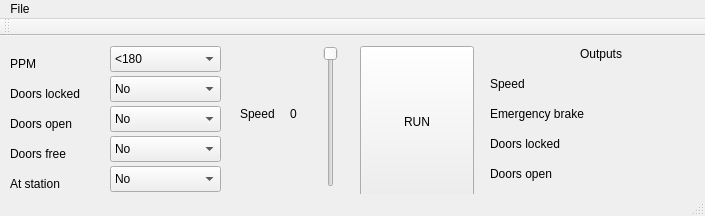
<?xml version="1.0" encoding="UTF-8"?>
<ui version="4.0">
 <class>MainWindow</class>
 <widget class="QMainWindow" name="MainWindow">
  <property name="geometry">
   <rect>
    <x>0</x>
    <y>0</y>
    <width>705</width>
    <height>216</height>
   </rect>
  </property>
  <property name="minimumSize">
   <size>
    <width>705</width>
    <height>216</height>
   </size>
  </property>
  <property name="maximumSize">
   <size>
    <width>705</width>
    <height>216</height>
   </size>
  </property>
  <property name="windowTitle">
   <string>Fixing the Trains</string>
  </property>
  <property name="unifiedTitleAndToolBarOnMac">
   <bool>false</bool>
  </property>
  <widget class="QWidget" name="centralWidget">
   <widget class="QSlider" name="speed">
    <property name="geometry">
     <rect>
      <x>320</x>
      <y>10</y>
      <width>21</width>
      <height>141</height>
     </rect>
    </property>
    <property name="cursor">
     <cursorShape>ClosedHandCursor</cursorShape>
    </property>
    <property name="autoFillBackground">
     <bool>false</bool>
    </property>
    <property name="maximum">
     <number>55</number>
    </property>
    <property name="singleStep">
     <number>1</number>
    </property>
    <property name="orientation">
     <enum>Qt::Vertical</enum>
    </property>
    <property name="invertedAppearance">
     <bool>true</bool>
    </property>
    <property name="tickInterval">
     <number>5</number>
    </property>
   </widget>
   <widget class="QComboBox" name="PPM">
    <property name="geometry">
     <rect>
      <x>110</x>
      <y>10</y>
      <width>111</width>
      <height>26</height>
     </rect>
    </property>
    <item>
     <property name="text">
      <string>&lt;180</string>
     </property>
    </item>
    <item>
     <property name="text">
      <string>180</string>
     </property>
    </item>
    <item>
     <property name="text">
      <string>270</string>
     </property>
    </item>
    <item>
     <property name="text">
      <string>420</string>
     </property>
    </item>
   </widget>
   <widget class="QComboBox" name="door_lock">
    <property name="geometry">
     <rect>
      <x>110</x>
      <y>40</y>
      <width>111</width>
      <height>26</height>
     </rect>
    </property>
    <item>
     <property name="text">
      <string>No</string>
     </property>
    </item>
    <item>
     <property name="text">
      <string>Yes</string>
     </property>
    </item>
   </widget>
   <widget class="QLabel" name="label">
    <property name="geometry">
     <rect>
      <x>10</x>
      <y>20</y>
      <width>62</width>
      <height>16</height>
     </rect>
    </property>
    <property name="text">
     <string>PPM</string>
    </property>
   </widget>
   <widget class="QLabel" name="label_2">
    <property name="geometry">
     <rect>
      <x>10</x>
      <y>50</y>
      <width>91</width>
      <height>16</height>
     </rect>
    </property>
    <property name="text">
     <string>Doors locked</string>
    </property>
   </widget>
   <widget class="QComboBox" name="door_open">
    <property name="geometry">
     <rect>
      <x>110</x>
      <y>70</y>
      <width>111</width>
      <height>26</height>
     </rect>
    </property>
    <item>
     <property name="text">
      <string>No</string>
     </property>
    </item>
    <item>
     <property name="text">
      <string>Yes</string>
     </property>
    </item>
   </widget>
   <widget class="QLabel" name="label_3">
    <property name="geometry">
     <rect>
      <x>10</x>
      <y>80</y>
      <width>91</width>
      <height>16</height>
     </rect>
    </property>
    <property name="text">
     <string>Doors open</string>
    </property>
   </widget>
   <widget class="QComboBox" name="door_free">
    <property name="geometry">
     <rect>
      <x>110</x>
      <y>100</y>
      <width>111</width>
      <height>26</height>
     </rect>
    </property>
    <item>
     <property name="text">
      <string>No</string>
     </property>
    </item>
    <item>
     <property name="text">
      <string>Yes</string>
     </property>
    </item>
   </widget>
   <widget class="QLabel" name="label_4">
    <property name="geometry">
     <rect>
      <x>10</x>
      <y>110</y>
      <width>91</width>
      <height>16</height>
     </rect>
    </property>
    <property name="text">
     <string>Doors free</string>
    </property>
   </widget>
   <widget class="QComboBox" name="station">
    <property name="geometry">
     <rect>
      <x>110</x>
      <y>130</y>
      <width>111</width>
      <height>26</height>
     </rect>
    </property>
    <item>
     <property name="text">
      <string>No</string>
     </property>
    </item>
    <item>
     <property name="text">
      <string>Yes</string>
     </property>
    </item>
   </widget>
   <widget class="QLabel" name="label_5">
    <property name="geometry">
     <rect>
      <x>10</x>
      <y>140</y>
      <width>91</width>
      <height>16</height>
     </rect>
    </property>
    <property name="text">
     <string>At station</string>
    </property>
   </widget>
   <widget class="QLabel" name="label_6">
    <property name="geometry">
     <rect>
      <x>240</x>
      <y>70</y>
      <width>41</width>
      <height>16</height>
     </rect>
    </property>
    <property name="text">
     <string>Speed</string>
    </property>
   </widget>
   <widget class="QLabel" name="speed_val">
    <property name="geometry">
     <rect>
      <x>290</x>
      <y>70</y>
      <width>21</width>
      <height>16</height>
     </rect>
    </property>
    <property name="text">
     <string>0</string>
    </property>
   </widget>
   <widget class="QPushButton" name="run_button">
    <property name="geometry">
     <rect>
      <x>360</x>
      <y>10</y>
      <width>114</width>
      <height>151</height>
     </rect>
    </property>
    <property name="text">
     <string>RUN</string>
    </property>
   </widget>
   <widget class="QLabel" name="label_7">
    <property name="geometry">
     <rect>
      <x>490</x>
      <y>40</y>
      <width>111</width>
      <height>16</height>
     </rect>
    </property>
    <property name="text">
     <string>Speed</string>
    </property>
   </widget>
   <widget class="QLabel" name="label_8">
    <property name="geometry">
     <rect>
      <x>490</x>
      <y>70</y>
      <width>111</width>
      <height>16</height>
     </rect>
    </property>
    <property name="text">
     <string>Emergency brake</string>
    </property>
   </widget>
   <widget class="QLabel" name="label_9">
    <property name="geometry">
     <rect>
      <x>490</x>
      <y>100</y>
      <width>111</width>
      <height>16</height>
     </rect>
    </property>
    <property name="text">
     <string>Doors locked</string>
    </property>
   </widget>
   <widget class="QLabel" name="label_10">
    <property name="geometry">
     <rect>
      <x>490</x>
      <y>130</y>
      <width>121</width>
      <height>16</height>
     </rect>
    </property>
    <property name="text">
     <string>Doors open</string>
    </property>
   </widget>
   <widget class="QLabel" name="brake_out">
    <property name="geometry">
     <rect>
      <x>620</x>
      <y>70</y>
      <width>62</width>
      <height>16</height>
     </rect>
    </property>
    <property name="text">
     <string/>
    </property>
   </widget>
   <widget class="QLabel" name="speed_out">
    <property name="geometry">
     <rect>
      <x>620</x>
      <y>40</y>
      <width>62</width>
      <height>16</height>
     </rect>
    </property>
    <property name="text">
     <string/>
    </property>
   </widget>
   <widget class="QLabel" name="open_out">
    <property name="geometry">
     <rect>
      <x>620</x>
      <y>130</y>
      <width>62</width>
      <height>16</height>
     </rect>
    </property>
    <property name="text">
     <string/>
    </property>
   </widget>
   <widget class="QLabel" name="lock_out">
    <property name="geometry">
     <rect>
      <x>620</x>
      <y>100</y>
      <width>62</width>
      <height>16</height>
     </rect>
    </property>
    <property name="text">
     <string/>
    </property>
   </widget>
   <widget class="QLabel" name="label_11">
    <property name="geometry">
     <rect>
      <x>580</x>
      <y>10</y>
      <width>62</width>
      <height>16</height>
     </rect>
    </property>
    <property name="text">
     <string>Outputs</string>
    </property>
   </widget>
  </widget>
  <widget class="QMenuBar" name="menuBar">
   <property name="geometry">
    <rect>
     <x>0</x>
     <y>0</y>
     <width>705</width>
     <height>22</height>
    </rect>
   </property>
   <widget class="QMenu" name="menuFile">
    <property name="title">
     <string>File</string>
    </property>
    <widget class="QMenu" name="menuNew">
     <property name="title">
      <string>New</string>
     </property>
     <addaction name="new_train_list"/>
    </widget>
    <addaction name="menuNew"/>
   </widget>
   <addaction name="menuFile"/>
  </widget>
  <widget class="QToolBar" name="mainToolBar">
   <attribute name="toolBarArea">
    <enum>TopToolBarArea</enum>
   </attribute>
   <attribute name="toolBarBreak">
    <bool>false</bool>
   </attribute>
  </widget>
  <widget class="QStatusBar" name="statusBar"/>
  <action name="new_train_list">
   <property name="text">
    <string>Training list</string>
   </property>
  </action>
  <action name="Train_Network">
   <property name="text">
    <string>Train Network</string>
   </property>
  </action>
 </widget>
 <layoutdefault spacing="6" margin="11"/>
 <resources/>
 <connections>
  <connection>
   <sender>speed</sender>
   <signal>sliderMoved(int)</signal>
   <receiver>speed_val</receiver>
   <slot>setNum(int)</slot>
   <hints>
    <hint type="sourcelabel">
     <x>330</x>
     <y>115</y>
    </hint>
    <hint type="destinationlabel">
     <x>305</x>
     <y>112</y>
    </hint>
   </hints>
  </connection>
 </connections>
</ui>
